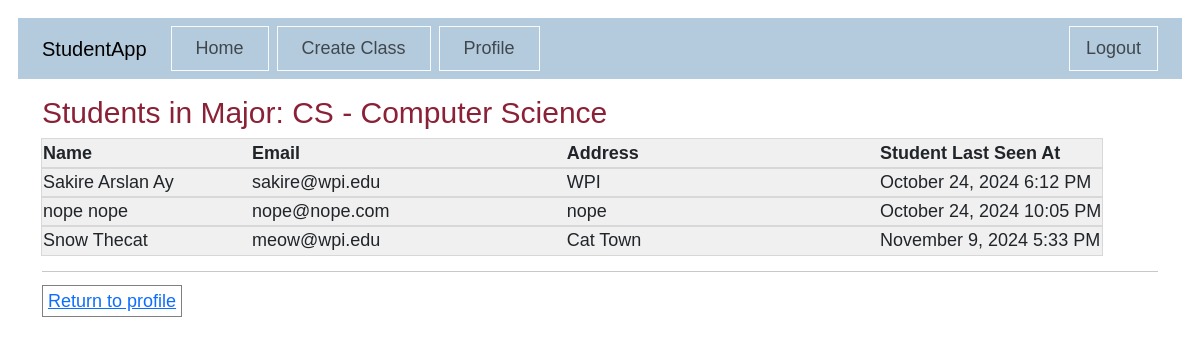
/majors/1/students (signed in), run on the app's committed database.
### app/main/models.py (models this page shows, shortened)
class Major(db.Model):
    id: sqlo.Mapped[int] = sqlo.mapped_column(primary_key=True)
    name: sqlo.Mapped[str] = sqlo.mapped_column(sqla.String(20))
    department: sqlo.Mapped[str] = sqlo.mapped_column(sqla.String(150))
    courses: sqlo.WriteOnlyMapped['Course'] = sqlo.relationship('Course', back_populates='major')
    students_in_major: sqlo.WriteOnlyMapped['Student'] = sqlo.relationship(
        secondary=students_majors_table,
        primaryjoin=(students_majors_table.c.major_id == id),
        back_populates='majors_of_student'
    )
    def get_name(self):
        return self.name
    def get_department(self):
        return self.department
    def get_students(self):
        return db.session.scalars(self.students_in_major.select()).all()

class Student(UserMixin, db.Model):
    id: sqlo.Mapped[int] = sqlo.mapped_column(primary_key=True)
    username: sqlo.Mapped[str] = sqlo.mapped_column(sqla.String(64), index=True, unique=True)
    password_hash: sqlo.Mapped[Optional[str]] = sqlo.mapped_column(sqla.String(256))
    firstname: sqlo.Mapped[str] = sqlo.mapped_column(sqla.String(100))
    lastname: sqlo.Mapped[str] = sqlo.mapped_column(sqla.String(100))
    address: sqlo.Mapped[str] = sqlo.mapped_column(sqla.String(256))
    email: sqlo.Mapped[str] = sqlo.mapped_column(sqla.String(120), index=True, unique=True)
    last_seen: sqlo.Mapped[Optional[datetime]] = sqlo.mapped_column(default=lambda: datetime.now(timezone.utc))
    majors_of_student: sqlo.WriteOnlyMapped['Major'] = sqlo.relationship(
        secondary=students_majors_table,
        primaryjoin=(students_majors_table.c.student_id == id),
        back_populates='students_in_major')
    enrollments: sqlo.WriteOnlyMapped['Enrolled'] = sqlo.relationship('Enrolled', back_populates='student_enrolled')
    def get_firstname(self):
        return self.firstname
    def get_lastname(self):
        return self.lastname
    def get_email(self):
        return self.email
    def get_address(self):
        return self.address
    def get_last_seen_date(self):
        return self.last_seen

### app/main/routes.py (the view)
@main.route('/majors/<int:major_id>/students', methods=['GET'])
@login_required
def get_students_in_major(major_id):
    themajor = db.session.get(Major, major_id)
    if themajor is None:
        return "Major not found", 404
    students = themajor.get_students()
    print(f"Major: {themajor.name}, Students: {[student.username for student in students]}")
    return render_template('major_roster.html',
                           title='Students in Major "{}"'.format(themajor.name),
                           major=themajor,
                           students=students)

### app/main/models.py (called while the page is built)
@login.user_loader
def load_user(id):
    return db.session.get(Student, int(id))

### studentApp.py (called while the page is built)
@app.before_request
def beofre_request():
    if current_user.is_authenticated:
        current_user.last_seen = datetime.now(timezone.utc)
        db.session.add(current_user)
        db.session.commit()

@app.before_request
def initDB(*args, **kwargs):
    if app._got_first_request:
        db.create_all()

### app/main/templates/major_roster.html
{% extends "base.html" %}
{% block content %}
    <h2 class = "crimsontitle">Students in Major: {{ major.get_name() }} - {{ major.get_department() }}</h2>
    <table class = "studenttable">
        <thead>
            <tr valign="bottom">
                <th width="20%">Name</th>
                <th width="30%">Email</th>
                <th width="30%">Address</th>
                <th width="20%">Student Last Seen At</th>
            </tr>
        </thead>
        <tbody>
            {% for student in students %}
                {% include '_student.html' %}
            {% else %}
                <tr>
                    <td colspan="4">No students found for this major.</td>
                </tr>
            {% endfor %}
        </tbody>
    </table>
    <hr class="solid">
    <a href="{{ url_for('main.display_profile') }}" class="button">Return to profile</a>
{% endblock %}

### app/main/templates/_student.html
<tr>
    <td>{{ student.get_firstname() }} {{ student.get_lastname() }}</td>
    <td>{{ student.get_email() }}</td>
    <td>{{ student.get_address() }}</td>
    <td><span style="white-space: nowrap;">{{ moment(student.get_last_seen_date()).format('LLL') or "Not available" }}</span></td>
</tr>

### app/static/css/main.css (style rules this page uses)
body { margin: 0; padding: 1em; font-family: Tahoma, sans-serif; font-size: 18px; }
.button { width: 80px; font-size: 18px; margin: 10px 5px 5px 0; padding: 5px; border: 1px solid gray; cursor: pointer; }
.studenttable { text-align: left; width: 95%; font-size: 18px; }
.studenttable tr { outline: thin rgb(216, 216, 216) solid; background-color: rgb(240, 240, 240); }
h2.crimsontitle { font-size: 30px; color: rgb(139, 33, 54); }

### data on the page
Major: get_name "CS", get_department "Computer Science"
Student: get_firstname "Sakire", get_lastname "Arslan Ay", get_email "sakire@wpi.edu", get_address "WPI", last_seen "October 24, 2024 6:12 PM"
Student: get_firstname "nope", get_lastname "nope", get_email "nope@nope.com", get_address "nope", last_seen "October 24, 2024 10:05 PM"
Student: get_firstname "Snow", get_lastname "Thecat", get_email "meow@wpi.edu", get_address "Cat Town", last_seen "November 9, 2024 5:33 PM"
